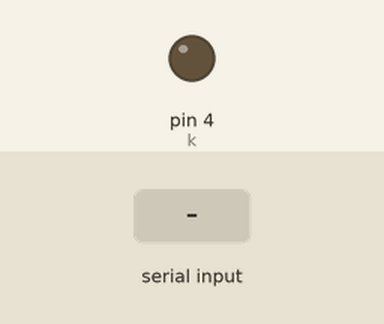
Simulated run of this sketch. Board: Arduino Uno, built with avr-gcc and run on an emulated ATmega328P. On the bench: output pins drawn as LEDs (lit = HIGH). Inputs (shaded band) come from the test bench.

Above: at 1.2 s.
1.3 s: "A" received over Serial
At 1.6 s:
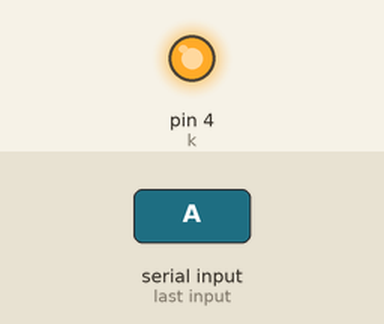
2.8 s: "s" received over Serial
At 4.0 s:
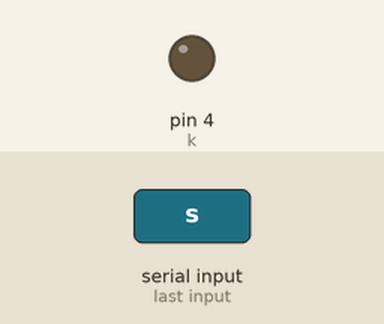
Timing chart, 0 to 5.8 s (numbered marks = the images above; inputs shaded):
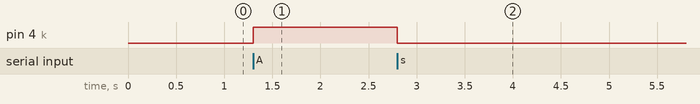

Measured:
- after the input at 1.3 s, pin 4 (k): LOW → HIGH at once
- after the input at 2.8 s, pin 4 (k): HIGH → LOW at once

The sketch:

serialled.ino
```cpp
int k=4;
void setup() {
pinMode(k,OUTPUT);
Serial.begin(9600);
}

void loop() {
  if(Serial.available()>0)
  {
    char ch=Serial.read();
    if(ch=='A')
      digitalWrite(k,HIGH);

      if(ch=='s')
        digitalWrite(k,0);


}
}
```
